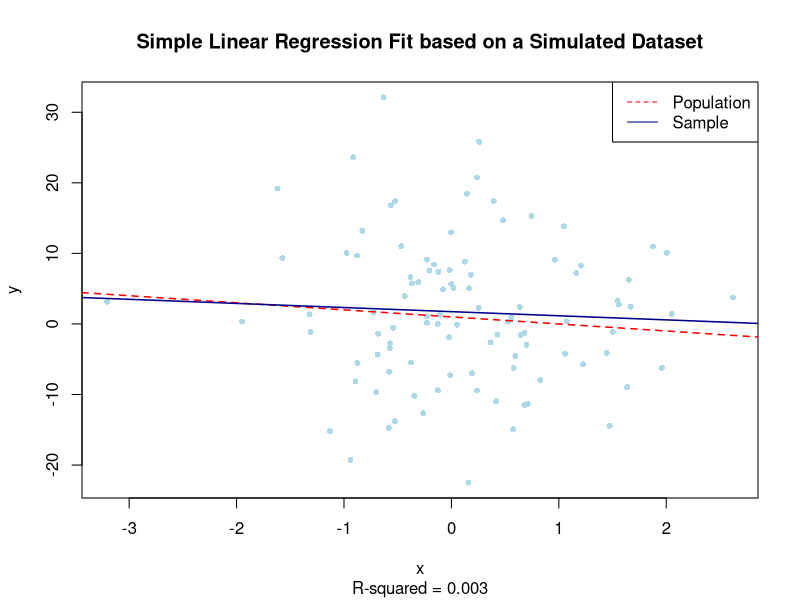
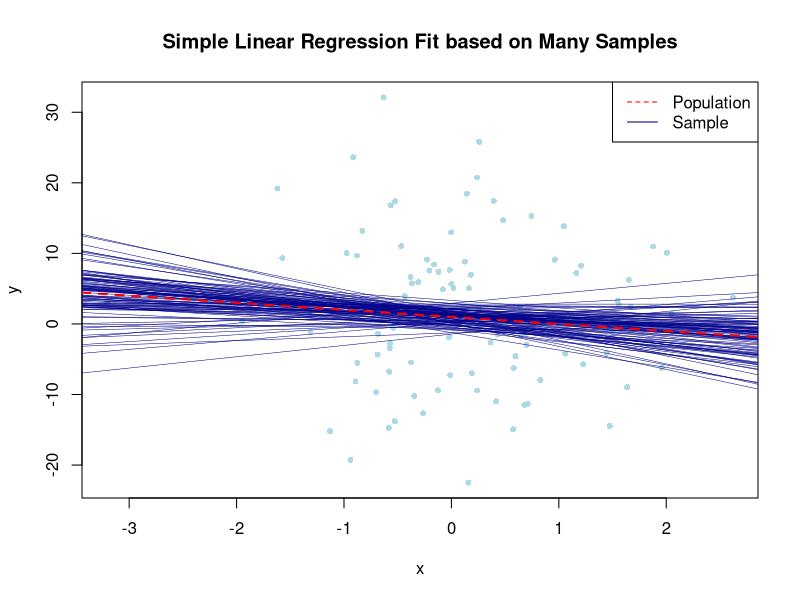

R code for these plots, in order:
## ---- chunk 1
knitr::opts_chunk$set(echo = TRUE, message = FALSE, warning = FALSE)

# Author: Tong Jin
# Affiliation: New York University
# Contact: tj1061@nyu.edu
## ---- chunk 2
set.seed(111)

rd <- function (n) {
  n <- as.numeric(n)
  round(n, digits = 3)
}

simulate_lin_mod <- function (n, beta0, beta1, var_error) {
  # Draw random samples from a population and fit a linear regression model
  # Param: n: sample size
  # Param: beta0: population intercept
  # Param: beta1: population slope
  # Param: var_error: residual variance
  pop <- rnorm(1000, mean = 0, sd = 1)
  x <- sample(pop, size = n, replace = FALSE)
  error <- rnorm(n, mean = 0, sd = var_error)
  y <- beta0 + beta1 * x + error
  dat <- data.frame(x, y)
  lin_mod <- lm(y ~ x, data = dat)
  list(lin_mod, x, y)
}

beta0 <- 1
beta1 <- -1
var_error <- 9
n <- 100

LRS_Q1 <- simulate_lin_mod(n, beta0, beta1, var_error)
intercept_mod_Q1 <- rd(LRS_Q1[[1]]$coefficients["(Intercept)"])
slope_mod_Q1     <- rd(LRS_Q1[[1]]$coefficients["x"])
plot(LRS_Q1[[2]], LRS_Q1[[3]], pch = 16, col = "light blue", cex = 0.8, ann = FALSE)
abline(a = 1, b = -1, lty = "dashed", lwd = 1.5, col = "red")
abline(a = intercept_mod_Q1, b = slope_mod_Q1, lwd = 1.5, col = "dark blue")
legend("topright", legend = c("Population", "Sample"), 
       lty = c("dashed", "solid"), col = c("red", "dark blue"))
title(main = "Simple Linear Regression Fit based on a Simulated Dataset", 
      sub = paste("R-squared =", round(summary(LRS_Q1[[1]])$r.squared, digits = 3)),
      xlab = "x", ylab = "y")
## ---- chunk 3
# Repeat 100 times and visualize
iter <- 100
plot(LRS_Q1[[2]], LRS_Q1[[3]], pch = 16, col = "light blue", cex = 0.8, ann = FALSE)
legend("topright", legend = c("Population", "Sample"), 
       lty = c("dashed", "solid"), col = c("red", "dark blue"))
title(main = "Simple Linear Regression Fit based on Many Samples",
      xlab = "x", ylab = "y")
for (i in 1:n) {
  LRS_Q2 <- simulate_lin_mod(n, beta0, beta1, var_error)
  intercept_mod_Q2 <- rd(LRS_Q2[[1]]$coefficients["(Intercept)"])
  slope_mod_Q2 <- rd(LRS_Q2[[1]]$coefficients["x"])
  abline(a = intercept_mod_Q2, b = slope_mod_Q2, lwd = 0.5, col = "dark blue")
}
abline(a = 1, b = -1, lty = "dashed", lwd = 2, col = "red")
## ---- chunk 4
mod_Q1 <- LRS_Q1[[1]]
se_Q1 <- summary(mod_Q1)$coefficients["x", "Std. Error"]

beta0 <- 1
beta1 <- -1
var_error <- 9
n <- 400
LRS_Q6 <- simulate_lin_mod(n, beta0, beta1, var_error)

mod_Q6 <- LRS_Q6[[1]]
se_Q6 <- summary(mod_Q6)$coefficients["x", "Std. Error"]

print(c(se_Q1, se_Q6))
## ---- chunk 5
dat <- read.csv("../data/toy_example2.csv")
str(dat)
## ---- chunk 6
dat$female <- ifelse(dat$Sex == "F", yes = 1, no = 0)
mod_P2Q1 <- lm(Weight ~ Height + female + Birth.Order, data = dat)

mean(dat$female)
## ---- chunk 7
summary(mod_P2Q1)
## ---- chunk 8
summary(mod_P2Q1)$r.square
## ---- chunk 9
dat$male <- ifelse(dat$female == 1, yes = 0, no = 1)

mod_P2Q6 <- lm(Weight ~ Height + male + Birth.Order, data = dat)

coefficients(mod_P2Q1)
coefficients(mod_P2Q6)

summary(mod_P2Q1)$r.square
summary(mod_P2Q6)$r.square
